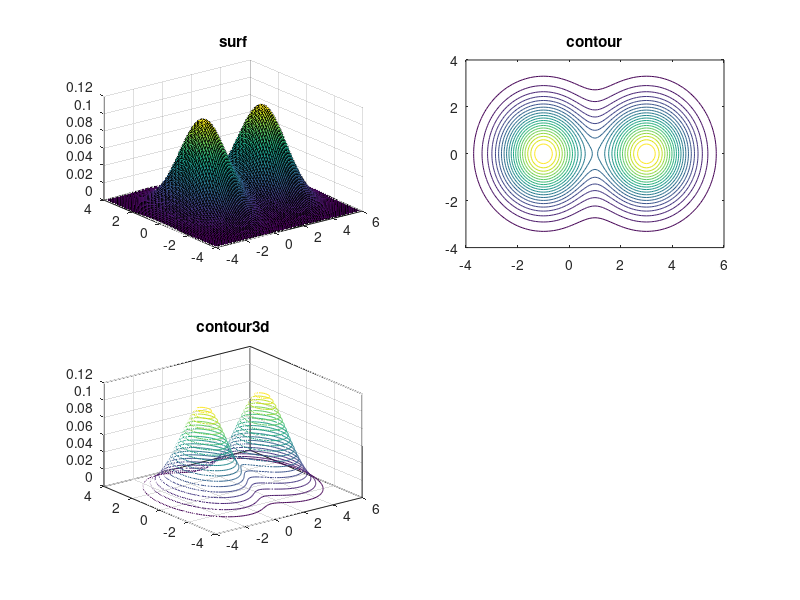

The MATLAB source for this figure:
clc;
clear all;
close all;

x = -4:.1:6; 
y = -4:.1:4;

mu = [-1,0];
sigma = [1.2 0; 0 1.8]; 
 
mu1 = [3,0];
sigma1 = [1.2 0; 0 1.8]; 
 
[X,Y] = meshgrid(x,y); 

Z = mvnpdf([X(:) Y(:)],mu,sigma); 
Z1 = mvnpdf([X(:) Y(:)],mu1,sigma1);
Z2=Z1+Z;
Z2 = reshape(Z2,size(X)); 
subplot(2,2,1); surf(X,Y,Z2); title('surf');
subplot(2,2,2); contour(X,Y,Z2,20); title('contour');
subplot(2,2,3); contour3(X,Y,Z2,20); title('contour3d');
 
